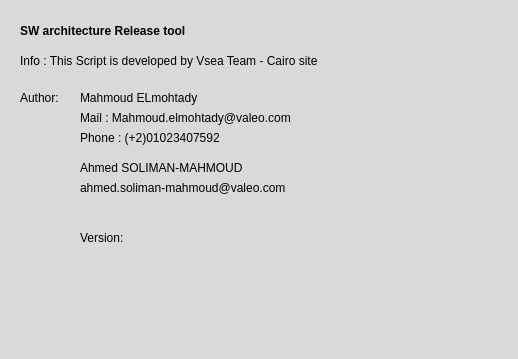
<?xml version="1.0" encoding="UTF-8"?>
<ui version="4.0">
 <class>MainWindow</class>
 <widget class="QMainWindow" name="MainWindow">
  <property name="geometry">
   <rect>
    <x>0</x>
    <y>0</y>
    <width>518</width>
    <height>359</height>
   </rect>
  </property>
  <property name="windowTitle">
   <string>MainWindow</string>
  </property>
  <property name="styleSheet">
   <string notr="true">background-color: rgb(217, 217, 217);</string>
  </property>
  <widget class="QWidget" name="centralwidget">
   <widget class="QLabel" name="label">
    <property name="geometry">
     <rect>
      <x>20</x>
      <y>90</y>
      <width>55</width>
      <height>16</height>
     </rect>
    </property>
    <property name="text">
     <string>Author:</string>
    </property>
   </widget>
   <widget class="QLabel" name="label_2">
    <property name="geometry">
     <rect>
      <x>80</x>
      <y>90</y>
      <width>311</width>
      <height>16</height>
     </rect>
    </property>
    <property name="text">
     <string>Mahmoud ELmohtady</string>
    </property>
   </widget>
   <widget class="QLabel" name="label_3">
    <property name="geometry">
     <rect>
      <x>80</x>
      <y>160</y>
      <width>221</width>
      <height>16</height>
     </rect>
    </property>
    <property name="text">
     <string>Ahmed SOLIMAN-MAHMOUD</string>
    </property>
   </widget>
   <widget class="QLabel" name="label_4">
    <property name="geometry">
     <rect>
      <x>20</x>
      <y>20</y>
      <width>431</width>
      <height>21</height>
     </rect>
    </property>
    <property name="font">
     <font>
      <pointsize>9</pointsize>
      <weight>75</weight>
      <bold>true</bold>
     </font>
    </property>
    <property name="text">
     <string>SW architecture Release tool </string>
    </property>
   </widget>
   <widget class="QLabel" name="label_5">
    <property name="geometry">
     <rect>
      <x>20</x>
      <y>50</y>
      <width>431</width>
      <height>21</height>
     </rect>
    </property>
    <property name="text">
     <string>Info : This Script is developed by Vsea Team - Cairo site </string>
    </property>
   </widget>
   <widget class="QLabel" name="label_6">
    <property name="geometry">
     <rect>
      <x>80</x>
      <y>110</y>
      <width>311</width>
      <height>16</height>
     </rect>
    </property>
    <property name="text">
     <string>Mail : Mahmoud.elmohtady@valeo.com</string>
    </property>
   </widget>
   <widget class="QLabel" name="label_7">
    <property name="geometry">
     <rect>
      <x>80</x>
      <y>130</y>
      <width>311</width>
      <height>16</height>
     </rect>
    </property>
    <property name="text">
     <string>Phone : (+2)01023407592</string>
    </property>
   </widget>
   <widget class="QLabel" name="label_8">
    <property name="geometry">
     <rect>
      <x>80</x>
      <y>180</y>
      <width>221</width>
      <height>16</height>
     </rect>
    </property>
    <property name="text">
     <string>ahmed.soliman-mahmoud@valeo.com</string>
    </property>
   </widget>
   <widget class="QLabel" name="label_9">
    <property name="geometry">
     <rect>
      <x>80</x>
      <y>230</y>
      <width>55</width>
      <height>16</height>
     </rect>
    </property>
    <property name="text">
     <string>Version:</string>
    </property>
   </widget>
   <widget class="QLabel" name="label_10">
    <property name="geometry">
     <rect>
      <x>130</x>
      <y>230</y>
      <width>55</width>
      <height>16</height>
     </rect>
    </property>
    <property name="text">
     <string/>
    </property>
   </widget>
  </widget>
  <widget class="QStatusBar" name="statusbar"/>
 </widget>
 <resources/>
 <connections/>
</ui>
